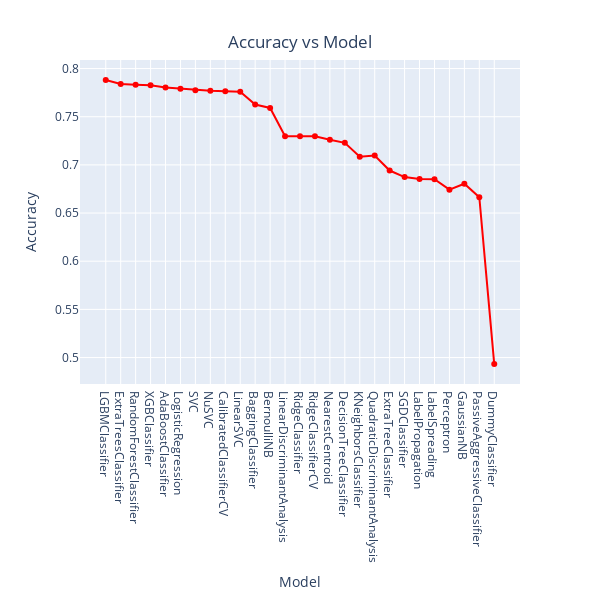

Notebook code cell kept with this figure:
### Code cell
import plotly.express as px

line = px.line(data_frame= models ,y =["Accuracy"] , markers = True, width=600, height=600)
line.update_xaxes(title="Model",
              rangeslider_visible = False)
line.update_yaxes(title = "Accuracy")
line.update_traces(line_color="red")
line.update_layout(showlegend = False,
    title = {
        'text': 'Accuracy vs Model',
        'y':0.94,
        'x':0.5,
        'xanchor': 'center',
        'yanchor': 'top'})

line.show()

### Figure 1 — Plotly figure (JSON) as saved in the notebook; plotly's stock layout.template omitted (floating-point values rounded to 4 significant figures)
{"data": [{"hovertemplate": "variable=Accuracy<br>Model=%{x}<br>value=%{y}<extra></extra>", "legendgroup": "Accuracy", "line": {"color": "red", "dash": "solid"}, "marker": {"symbol": "circle"}, "mode": "lines+markers", "name": "Accuracy", "orientation": "v", "showlegend": true, "type": "scatter", "x": ["LGBMClassifier", "ExtraTreesClassifier", "RandomForestClassifier", "XGBClassifier", "AdaBoostClassifier", "LogisticRegression", "SVC", "NuSVC", "CalibratedClassifierCV", "LinearSVC", "BaggingClassifier", "BernoulliNB", "LinearDiscriminantAnalysis", "RidgeClassifier", "RidgeClassifierCV", "NearestCentroid", "DecisionTreeClassifier", "KNeighborsClassifier", "QuadraticDiscriminantAnalysis", "ExtraTreeClassifier", "SGDClassifier", "LabelPropagation", "LabelSpreading", "Perceptron", "GaussianNB", "PassiveAggressiveClassifier", "DummyClassifier"], "xaxis": "x", "y": [0.7882, 0.784, 0.7833, 0.7826, 0.7804, 0.7791, 0.7775, 0.777, 0.7764, 0.7758, 0.7627, 0.7591, 0.7298, 0.7298, 0.7298, 0.7261, 0.7229, 0.7084, 0.7097, 0.6941, 0.6874, 0.6854, 0.6851, 0.6743, 0.6805, 0.6664, 0.4932], "yaxis": "y"}], "layout": {"height": 600, "legend": {"title": {"text": "variable"}, "tracegroupgap": 0}, "margin": {"t": 60}, "showlegend": false, "title": {"text": "Accuracy vs Model", "x": 0.5, "xanchor": "center", "y": 0.94, "yanchor": "top"}, "width": 600, "xaxis": {"anchor": "y", "domain": [0, 1], "rangeslider": {"visible": false}, "title": {"text": "Model"}}, "yaxis": {"anchor": "x", "domain": [0, 1], "title": {"text": "Accuracy"}}}}
